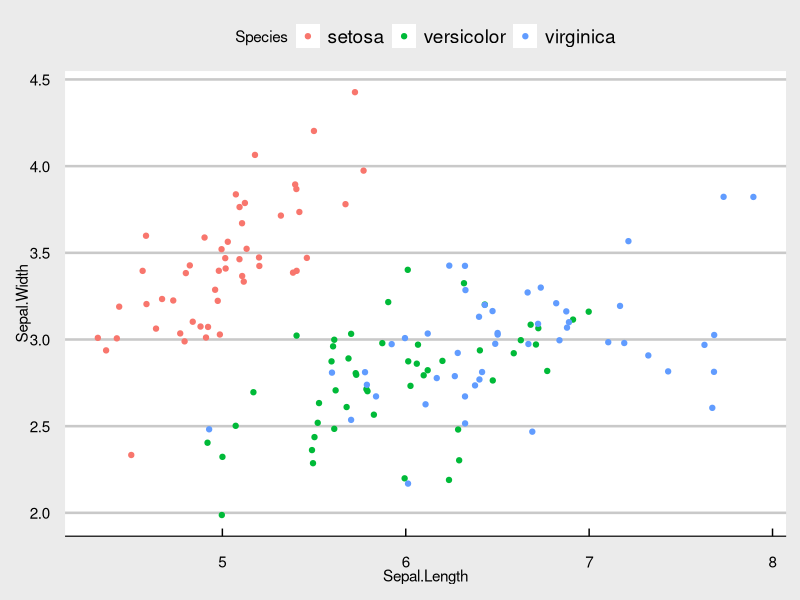
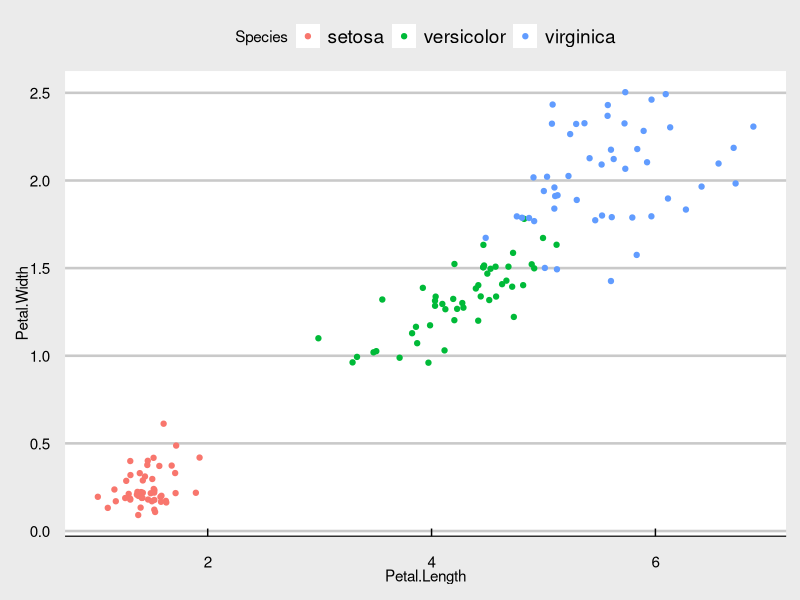
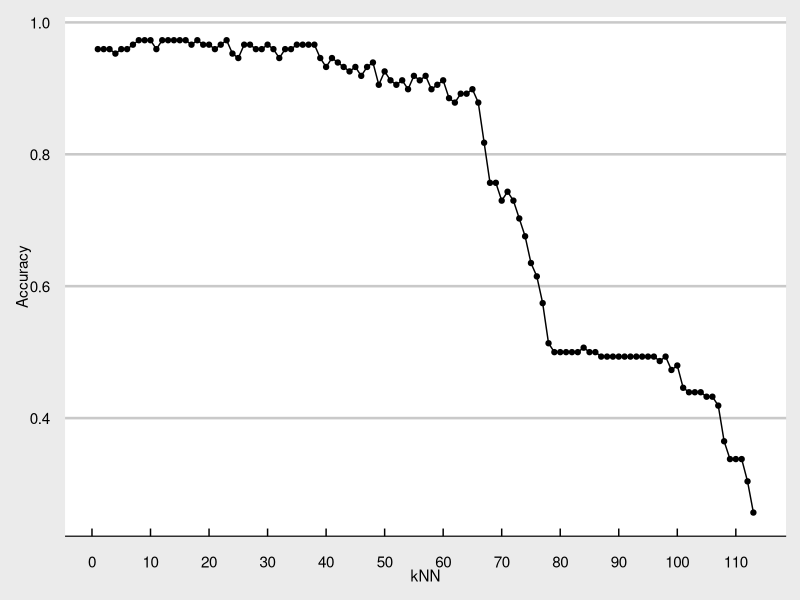

Generate these figures, in order, with R:
## ---- chunk 1
library(Hmisc)
library(ggplot2)
library(class)
library(ggthemes)
## ---- chunk 2
ggplot(iris, aes(x = Sepal.Length, y = Sepal.Width, col = Species))+
    geom_jitter() +
    theme_economist_white()
## ---- chunk 3
ggplot(iris, aes(x = Petal.Length, y = Petal.Width, col = Species))+
    geom_jitter() +
    theme_economist_white()
## ---- chunk 4
smp <- sample(nrow(iris), 0.25*nrow(iris))
trn <- iris[-smp,]
tst <- iris[smp,]
print(smp)
## ---- chunk 5
library(Hmisc, class)
features <- names(iris) %nin% c("Species")
label <- "Species"
prediction <- knn(train = trn[, features], test = tst[, features], 
    cl = trn[, label], k = 3)
print(prediction)
## ---- chunk 6
N_test = nrow(tst)
sum(prediction == tst[,label])/N_test
## ---- chunk 7
set.seed(1111)
N = nrow(iris)
random <- sample(N,N) #randomized rows
smp1 <- random[1:(0.25*N)]
smp2 <- random[(0.25*N+1):(0.5*N)]
smp3 <- random[(0.5*N+1):(0.75*N)]
smp4 <- random[(0.75*N+1):N]
print(smp1)
## ---- chunk 8
#Cross-validations ----
set.seed(1111)
N = nrow(iris)
random <- sample(N,N) #randomizes rows
smp1 <- random[1:(0.25*N)]
smp2 <- random[(0.25*N+1):(0.5*N)]
smp3 <- random[(0.5*N+1):(0.75*N)]
smp4 <- random[(0.75*N+1):N]
samples <- list(smp1, smp2, smp3, smp4)

features <- names(iris) %nin% c("Species")
label <- "Species"
N_train = N*(1 - 1/length(samples)) + 1 #Calculation: number of rows in training sets (see below)
performance <- matrix(nrow = N_train, ncol = length(samples))

for(i in 1:length(samples)){
    s = samples[[i]]
    trn <- iris[-s, features]
    lbls <- iris[-s, label]
    tst <- iris[s, features]
    for(k in 1:nrow(trn)){
        pred <- knn(train = trn, test = tst, cl = lbls, k = k)
        performance[k,i] = sum(pred == iris[s, "Species"])/nrow(tst)
    }
}
performance <- data.frame(performance, 
    row.names = paste("k = ",1:N_train,sep = ""))
names(performance) <- paste("Test ", 1:4, sep = "")
performance$Average <- rowMeans(performance)
for(c in 1:(length(performance) - 1)){ #subtract a column for 'Average'
    performance$Average <- performance$Average + performance[,c]
}
performance$Average <- performance$Average/length(performance)
## ---- chunk 9
performance$kNN <- c(1:nrow(performance))
ggplot(data = performance, aes(x = kNN, y = Average) ) +
    geom_point() +       
    geom_path() + 
    theme_economist_white() +
    scale_x_continuous(breaks = seq(0,N_train,10)) + 
    ylab("Accuracy")
